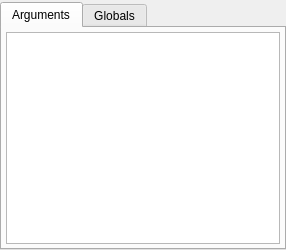
<ui version="4.0" >
 <class>Form</class>
 <widget class="QWidget" name="Form" >
  <property name="geometry" >
   <rect>
    <x>0</x>
    <y>0</y>
    <width>286</width>
    <height>250</height>
   </rect>
  </property>
  <property name="windowTitle" >
   <string>Form</string>
  </property>
  <layout class="QGridLayout" name="gridLayout_4" >
   <property name="leftMargin" >
    <number>0</number>
   </property>
   <property name="topMargin" >
    <number>2</number>
   </property>
   <property name="rightMargin" >
    <number>0</number>
   </property>
   <property name="bottomMargin" >
    <number>0</number>
   </property>
   <property name="horizontalSpacing" >
    <number>2</number>
   </property>
   <item row="1" column="1" >
    <widget class="QTabWidget" name="tabWidget" >
     <property name="sizePolicy" >
      <sizepolicy vsizetype="Expanding" hsizetype="Minimum" >
       <horstretch>0</horstretch>
       <verstretch>0</verstretch>
      </sizepolicy>
     </property>
     <property name="maximumSize" >
      <size>
       <width>16777215</width>
       <height>16777215</height>
      </size>
     </property>
     <property name="currentIndex" >
      <number>0</number>
     </property>
     <widget class="QWidget" name="tabArgument" >
      <property name="geometry" >
       <rect>
        <x>0</x>
        <y>0</y>
        <width>280</width>
        <height>221</height>
       </rect>
      </property>
      <attribute name="title" >
       <string>Arguments</string>
      </attribute>
      <layout class="QGridLayout" name="gridLayout" >
       <property name="margin" >
        <number>4</number>
       </property>
       <item row="0" column="0" >
        <widget class="QTreeView" name="argTable" >
         <property name="sizePolicy" >
          <sizepolicy vsizetype="Expanding" hsizetype="MinimumExpanding" >
           <horstretch>0</horstretch>
           <verstretch>0</verstretch>
          </sizepolicy>
         </property>
         <property name="midLineWidth" >
          <number>1</number>
         </property>
         <property name="rootIsDecorated" >
          <bool>false</bool>
         </property>
         <property name="uniformRowHeights" >
          <bool>true</bool>
         </property>
         <property name="sortingEnabled" >
          <bool>true</bool>
         </property>
         <property name="animated" >
          <bool>true</bool>
         </property>
         <property name="allColumnsShowFocus" >
          <bool>true</bool>
         </property>
         <property name="expandsOnDoubleClick" >
          <bool>false</bool>
         </property>
        </widget>
       </item>
      </layout>
     </widget>
     <widget class="QWidget" name="tabGlobals" >
      <property name="geometry" >
       <rect>
        <x>0</x>
        <y>0</y>
        <width>280</width>
        <height>223</height>
       </rect>
      </property>
      <attribute name="title" >
       <string>Globals</string>
      </attribute>
      <layout class="QGridLayout" name="gridLayout_2" >
       <property name="margin" >
        <number>4</number>
       </property>
       <item row="0" column="0" >
        <widget class="QTreeView" name="globalTable" >
         <property name="sizePolicy" >
          <sizepolicy vsizetype="Expanding" hsizetype="MinimumExpanding" >
           <horstretch>0</horstretch>
           <verstretch>0</verstretch>
          </sizepolicy>
         </property>
         <property name="rootIsDecorated" >
          <bool>false</bool>
         </property>
         <property name="uniformRowHeights" >
          <bool>true</bool>
         </property>
         <property name="itemsExpandable" >
          <bool>true</bool>
         </property>
         <property name="sortingEnabled" >
          <bool>true</bool>
         </property>
         <property name="animated" >
          <bool>true</bool>
         </property>
         <property name="allColumnsShowFocus" >
          <bool>true</bool>
         </property>
         <property name="expandsOnDoubleClick" >
          <bool>false</bool>
         </property>
        </widget>
       </item>
      </layout>
     </widget>
    </widget>
   </item>
  </layout>
 </widget>
 <resources>
  <include location="lpyresources.qrc" />
 </resources>
 <connections/>
</ui>
